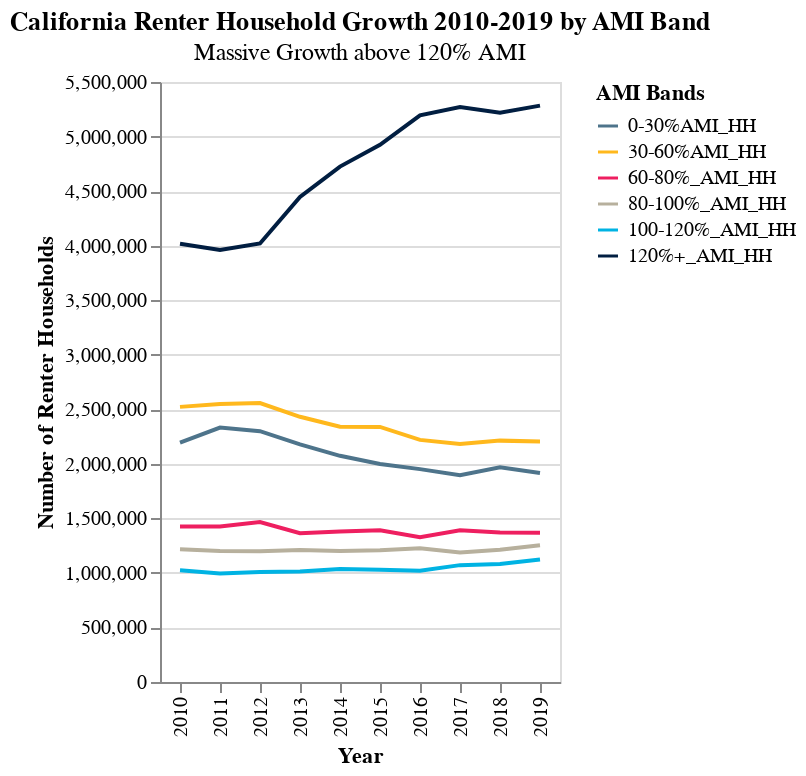

This figure's notebook cell:
### Code cell
alt.Chart(df_melt_full_weight_counts_melt_full_cali).mark_line().encode(
    x='Year',
    y='Number of Renter Households',
    color=alt.Color('AMI Bands', sort=['0-30%AMI_HH', '30-60%AMI_HH', '60-80%_AMI_HH', '80-100%_AMI_HH',
       '100-120%_AMI_HH', '120%+_AMI_HH'])).properties(
    title={
      "text": ["California Renter Household Growth 2010-2019 by AMI Band"], 
      "subtitle": ["Massive Growth above 120% AMI"]})

### Figure 1 — Vega-Lite specification as saved in the notebook (floating-point values rounded to 4 significant figures)
{"config": {"title": {"font": "Veranda Regular"}, "range": {"category": ["#4E748B", "#FFB81D", "#EE1F60", "#B7B09D", "#00B3E3", "#011E41"]}, "legend": {"labelFont": "Veranda Regular"}, "bar": {"fill": ["#4E748B", "#FFB81D", "#EE1F60", "#B7B09D", "#00B3E3", "#011E41"], "stroke": false}}, "data": {"name": "data-a7915763f210a734f016a4d536df4406"}, "mark": "line", "encoding": {"color": {"type": "nominal", "field": "AMI Bands", "sort": ["0-30%AMI_HH", "30-60%AMI_HH", "60-80%_AMI_HH", "80-100%_AMI_HH", "100-120%_AMI_HH", "120%+_AMI_HH"]}, "x": {"type": "nominal", "field": "Year"}, "y": {"type": "quantitative", "field": "Number of Renter Households"}}, "title": {"text": ["California Renter Household Growth 2010-2019 by AMI Band"], "subtitle": ["Massive Growth above 120% AMI"]}, "$schema": "https://vega.github.io/schema/vega-lite/v4.0.2.json", "datasets": {"data-a7915763f210a734f016a4d536df4406": [{"Year": "2010", "AMI Bands": "0-30%AMI_HH", "Number of Renter Households": 2195059}, {"Year": "2010", "AMI Bands": "100-120%_AMI_HH", "Number of Renter Households": 1023300}, {"Year": "2010", "AMI Bands": "120%+_AMI_HH", "Number of Renter Households": 4016467}, {"Year": "2010", "AMI Bands": "30-60%AMI_HH", "Number of Renter Households": 2521988}, {"Year": "2010", "AMI Bands": "60-80%_AMI_HH", "Number of Renter Households": 1425377}, {"Year": "2010", "AMI Bands": "80-100%_AMI_HH", "Number of Renter Households": 1217294}, {"Year": "2011", "AMI Bands": "0-30%AMI_HH", "Number of Renter Households": 2332518}, {"Year": "2011", "AMI Bands": "100-120%_AMI_HH", "Number of Renter Households": 994613}, {"Year": "2011", "AMI Bands": "120%+_AMI_HH", "Number of Renter Households": 3959142}, {"Year": "2011", "AMI Bands": "30-60%AMI_HH", "Number of Renter Households": 2548080}, {"Year": "2011", "AMI Bands": "60-80%_AMI_HH", "Number of Renter Households": 1425639}, {"Year": "2011", "AMI Bands": "80-100%_AMI_HH", "Number of Renter Households": 1201543}, {"Year": "2012", "AMI Bands": "0-30%AMI_HH", "Number of Renter Households": 2299111}, {"Year": "2012", "AMI Bands": "100-120%_AMI_HH", "Number of Renter Households": 1008236}, {"Year": "2012", "AMI Bands": "120%+_AMI_HH", "Number of Renter Households": 4019436}, {"Year": "2012", "AMI Bands": "30-60%AMI_HH", "Number of Renter Households": 2556471}, {"Year": "2012", "AMI Bands": "60-80%_AMI_HH", "Number of Renter Households": 1465609}, {"Year": "2012", "AMI Bands": "80-100%_AMI_HH", "Number of Renter Households": 1198679}, {"Year": "2013", "AMI Bands": "0-30%AMI_HH", "Number of Renter Households": 2178339}, {"Year": "2013", "AMI Bands": "100-120%_AMI_HH", "Number of Renter Households": 1013969}, {"Year": "2013", "AMI Bands": "120%+_AMI_HH", "Number of Renter Households": 4446068}, {"Year": "2013", "AMI Bands": "30-60%AMI_HH", "Number of Renter Households": 2430889}, {"Year": "2013", "AMI Bands": "60-80%_AMI_HH", "Number of Renter Households": 1364450}, {"Year": "2013", "AMI Bands": "80-100%_AMI_HH", "Number of Renter Households": 1210742}, {"Year": "2014", "AMI Bands": "0-30%AMI_HH", "Number of Renter Households": 2073289}, {"Year": "2014", "AMI Bands": "100-120%_AMI_HH", "Number of Renter Households": 1036491}, {"Year": "2014", "AMI Bands": "120%+_AMI_HH", "Number of Renter Households": 4724342}, {"Year": "2014", "AMI Bands": "30-60%AMI_HH", "Number of Renter Households": 2339894}, {"Year": "2014", "AMI Bands": "60-80%_AMI_HH", "Number of Renter Households": 1379054}, {"Year": "2014", "AMI Bands": "80-100%_AMI_HH", "Number of Renter Households": 1201096}, {"Year": "2015", "AMI Bands": "0-30%AMI_HH", "Number of Renter Households": 1998352}, {"Year": "2015", "AMI Bands": "100-120%_AMI_HH", "Number of Renter Households": 1029842}, {"Year": "2015", "AMI Bands": "120%+_AMI_HH", "Number of Renter Households": 4924402}, {"Year": "2015", "AMI Bands": "30-60%AMI_HH", "Number of Renter Households": 2338306}, {"Year": "2015", "AMI Bands": "60-80%_AMI_HH", "Number of Renter Households": 1391588}, {"Year": "2015", "AMI Bands": "80-100%_AMI_HH", "Number of Renter Households": 1208273}, {"Year": "2016", "AMI Bands": "0-30%AMI_HH", "Number of Renter Households": 1951457}, {"Year": "2016", "AMI Bands": "100-120%_AMI_HH", "Number of Renter Households": 1018961}, {"Year": "2016", "AMI Bands": "120%+_AMI_HH", "Number of Renter Households": 5194832}, {"Year": "2016", "AMI Bands": "30-60%AMI_HH", "Number of Renter Households": 2219562}, {"Year": "2016", "AMI Bands": "60-80%_AMI_HH", "Number of Renter Households": 1327697}, {"Year": "2016", "AMI Bands": "80-100%_AMI_HH", "Number of Renter Households": 1227081}, {"Year": "2017", "AMI Bands": "0-30%AMI_HH", "Number of Renter Households": 1896414}, {"Year": "2017", "AMI Bands": "100-120%_AMI_HH", "Number of Renter Households": 1071250}, {"Year": "2017", "AMI Bands": "120%+_AMI_HH", "Number of Renter Households": 5270637}, {"Year": "2017", "AMI Bands": "30-60%AMI_HH", "Number of Renter Households": 2181571}, {"Year": "2017", "AMI Bands": "60-80%_AMI_HH", "Number of Renter Households": 1390678}, {"Year": "2017", "AMI Bands": "80-100%_AMI_HH", "Number of Renter Households": 1187853}, {"Year": "2018", "AMI Bands": "0-30%AMI_HH", "Number of Renter Households": 1969224}, {"Year": "2018", "AMI Bands": "100-120%_AMI_HH", "Number of Renter Households": 1081104}, {"Year": "2018", "AMI Bands": "120%+_AMI_HH", "Number of Renter Households": 5218687}, {"Year": "2018", "AMI Bands": "30-60%AMI_HH", "Number of Renter Households": 2212597}, {"Year": "2018", "AMI Bands": "60-80%_AMI_HH", "Number of Renter Households": 1370952}, {"Year": "2018", "AMI Bands": "80-100%_AMI_HH", "Number of Renter Households": 1211458}, {"Year": "2019", "AMI Bands": "0-30%AMI_HH", "Number of Renter Households": 1916272}, {"Year": "2019", "AMI Bands": "100-120%_AMI_HH", "Number of Renter Households": 1122406}, {"Year": "2019", "AMI Bands": "120%+_AMI_HH", "Number of Renter Households": 5283403}, {"Year": "2019", "AMI Bands": "30-60%AMI_HH", "Number of Renter Households": 2205627}, {"Year": "2019", "AMI Bands": "60-80%_AMI_HH", "Number of Renter Households": 1368272}, {"Year": "2019", "AMI Bands": "80-100%_AMI_HH", "Number of Renter Households": 1253898}]}}
